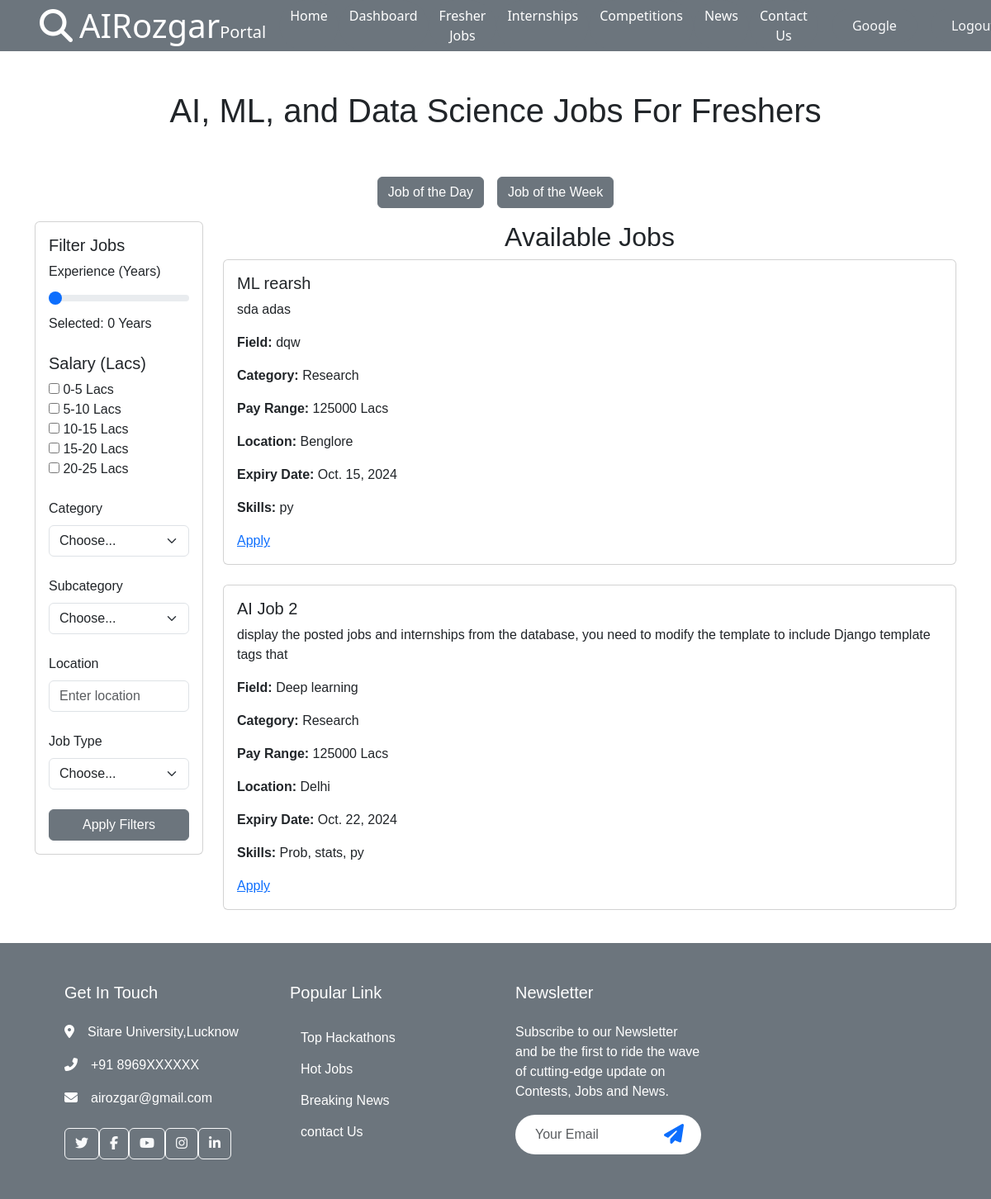
Page /job/ (signed in) on the earlier database version.
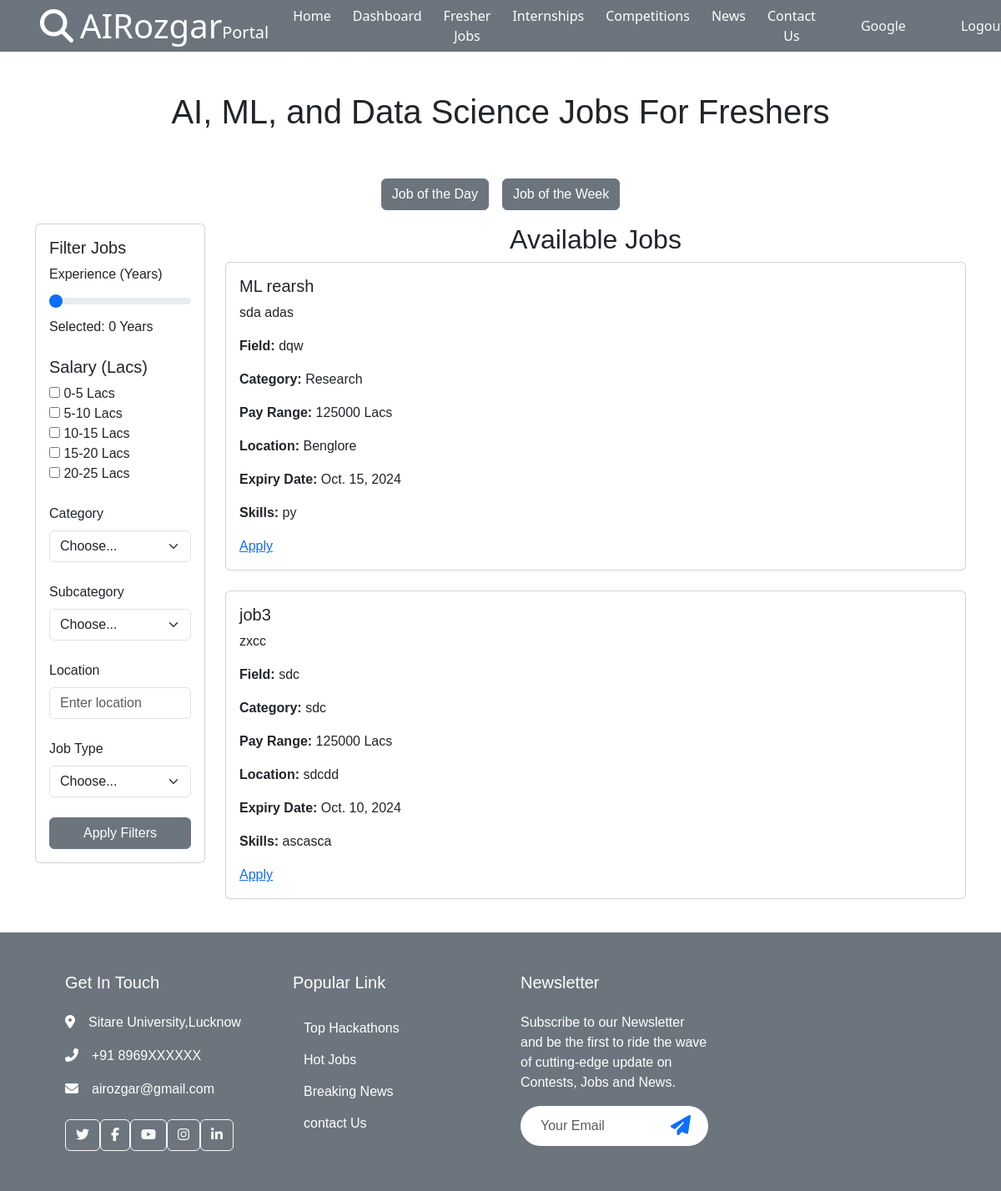
Same page on the later database version.
### home/models.py (models this page shows, shortened)
class Job(models.Model):
    company = models.ForeignKey(Company, on_delete=models.CASCADE)
    title = models.CharField(max_length=255, default='Job')
    description = models.TextField()
    field = models.CharField(max_length=255)
    category = models.CharField(max_length=255)
    pay_range = models.CharField(max_length=20)
    location = models.CharField(max_length=255)
    expiry_date = models.DateField()
    created_date = models.DateField(auto_now_add=True)
    skills = models.TextField()
    student_applied = models.JSONField()  # To store hashmap of students applied

### home/views.py (the view)
# urls.py: path('job/', job, name='job'),
@login_required(login_url="/login/")
def job(request):
    jobs = Job.objects.all()
    return render(request, 'job.html', {'jobs': jobs})

### home/templates/job.html (shortened to what this page needs)
{% extends 'base.html' %}
{% block start %}
<div class="container-xxl hero-header">
    <div class="container px-lg-5">
        <div class="row g-5 py-5">
            <div class="col-12 text-center">
                <h1>AI, ML, and Data Science Jobs For Freshers</h1>
            </div>
        </div>
    </div>
</div>
<div class="container-fluid">
    <div class="container">
        <div class="row">
            <div class="col-md-12 top-buttons text-center mb-3">
                <button class="btn btn-secondary mx-2">Job of the Day</button>
                <button class="btn btn-secondary mx-2">Job of the Week</button>
            </div>
        </div>
        <div class="row">
            <div class="col-md-3 filter-section">
                <div class="card">
                    <div class="card-body">
                        <h5 class="card-title">Filter Jobs</h5>
                        <div class="mb-4">
                            <label class="form-label">Experience (Years)</label>
                            <input type="range" class="form-range" min="0" max="25" value="0" id="experienceRange">
                            <p>Selected: <span id="experienceValue">0</span> Years</p>
                        </div>
                        <div class="mb-4">
                            <h5>Salary (Lacs)</h5>
                            <div>
                                <input type="checkbox" id="salary1" name="salary" value="0-5"> 0-5 Lacs<br>
                                <input type="checkbox" id="salary2" name="salary" value="5-10"> 5-10 Lacs<br>
                                <input type="checkbox" id="salary3" name="salary" value="10-15"> 10-15 Lacs<br>
                                <input type="checkbox" id="salary4" name="salary" value="15-20"> 15-20 Lacs<br>
                                <input type="checkbox" id="salary5" name="salary" value="20-25"> 20-25 Lacs<br>
                            </div>
                        </div>
                        <div class="mb-4">
                            <label for="category" class="form-label">Category</label>
                            <select id="category" class="form-select">
                                <option selected>Choose...</option>
                            </select>
                        </div>
                        <div class="mb-4">
                            <label for="subcategory" class="form-label">Subcategory</label>
                            <select id="subcategory" class="form-select">
                                <option selected>Choose...</option>
                            </select>
                        </div>
                        <div class="mb-4">
                            <label for="location" class="form-label">Location</label>
                            <input type="text" id="location" class="form-control" placeholder="Enter location">
                        </div>
                        <div class="mb-4">
                            <label for="job-type" class="form-label">Job Type</label>
                            <select id="job-type" class="form-select">
                                <option selected>Choose...</option>
                            </select>
                        </div>
                        <button class="btn btn-secondary w-100">Apply Filters</button>
                    </div>
                </div>
            </div>
            <div class="col-md-9 job-cards-section">
                <h2 class="text-center">Available Jobs</h2>
                <div class="row">
                    {% for job in jobs %}
                    <div class="col-md-12 mb-4">
                        <div class="card">
                            <div class="card-body">
                                <h5 class="card-title">{{ job.title }}</h5>
                                <p class="card-text">{{ job.description }}</p>
                                <p class="card-text"><strong>Field:</strong> {{ job.field }}</p>
                                <p class="card-text"><strong>Category:</strong> {{ job.category }}</p>
                                <p class="card-text"><strong>Pay Range:</strong> {{ job.pay_range }} Lacs</p>
                                <p class="card-text"><strong>Location:</strong> {{ job.location }}</p>
                                <p class="card-text"><strong>Expiry Date:</strong> {{ job.expiry_date }}</p>
                                <p class="card-text"><strong>Skills:</strong> {{ job.skills }}</p>
                                <a href="{% url 'apply_job' job.id %}">Apply</a>
                            </div>
                        </div>
                    </div>
                    {% empty %}
                    <div class="col-md-12">
                        <p>No jobs available at the moment.</p>
                    </div>
                    {% endfor %}
                </div>
            </div>
        </div>
    </div>
</div>
{% endblock %}

### home/templates/base.html (shortened to what this page needs)
<!DOCTYPE html>
<html lang="en">
<head>
  <link href="https://cdn.jsdelivr.net/npm/bootstrap@5.3.3/dist/css/bootstrap.min.css" rel="stylesheet"
>
  <link href="https://cdnjs.cloudflare.com/ajax/libs/font-awesome/6.6.0/css/all.min.css" rel="stylesheet">
  <link href="../static/css/style.css" rel="stylesheet">
</head>
<body>
  <nav class="navbar navbar-expand-lg bg-secondary px-4 px-lg-5 py-3 py-lg-0 sticky-top">
    <a href="" class="navbar-brand p-0">
      <h1 class="m-0 text-white"><i class="fas fa-search me-2"></i>AIRozgar<span class="fs-5">Portal</span></h1>
    </a>
    <div class="collapse navbar-collapse" id="navbarCollapse">
      <div class="navbar-nav ms-auto py-0">
        <a href="/" class="text-white nav-item btn btn-secondary text-light rounded-pill">Home</a>
        <a href="/student/" class="text-white nav-item btn btn-secondary text-light rounded-pill">Dashboard</a>
        <a href="/job/" class="text-white nav-item btn btn-secondary text-light rounded-pill">Fresher Jobs</a>
        <a href="/internship/" class="text-white nav-item btn btn-secondary text-light rounded-pill">Internships</a>
        <a href="/contest/" class="text-white nav-item btn btn-secondary text-light rounded-pill">Competitions</a>
        <a href="/news/" class="text-white nav-item btn btn-secondary text-light rounded-pill">News</a>
        <a href="/contact/" class="text-white nav-item btn btn-secondary text-light rounded-pill">Contact Us</a>
      </div>
      {% if request.user.is_authenticated %}
      <a href="#" class="btn btn-secondary text-light rounded-pill py-2 px-4 ms-3">{{request.user.first_name}}</a>
      <a href="/logout/" class="btn btn-secondary text-light rounded-pill py-2 px-4 ms-3">Logout</a>
      {% else %}
      <a href="/signup/" class="btn btn-secondary text-light rounded-pill py-2 px-4 ms-3">Sign Up</a>
      {% endif %}
    </div>
  </nav>
  {% block start %}
  {% endblock %}
  <div class="bg-secondary footer mt-3">
    <div class="container py-5 px-lg-5">
      <div class="row g-5">
        <div class="col-md-6 col-lg-3">
          <h5 class="text-white mb-4">Get In Touch</h5>
          <p class="text-white"><i class="fa fa-map-marker-alt me-3"></i>Sitare University,Lucknow</p>
          <p class="text-white"><i class="fa fa-phone-alt me-3"></i>+91 8969XXXXXX</p>
          <p class="text-white"><i class="fa fa-envelope me-3"></i>airozgar@gmail.com</p>
          <div class="d-flex pt-2">
            <a class="btn btn-outline-light btn-social" href=""><i class="fab fa-twitter"></i></a>
            <a class="btn btn-outline-light btn-social" href=""><i class="fab fa-facebook-f"></i></a>
            <a class="btn btn-outline-light btn-social" href=""><i class="fab fa-youtube"></i></a>
            <a class="btn btn-outline-light btn-social" href=""><i class="fab fa-instagram"></i></a>
            <a class="btn btn-outline-light btn-social" href=""><i class="fab fa-linkedin-in"></i></a>
          </div>
        </div>
        <div class="col-md-6 col-lg-3">
          <h5 class="text-white mb-4">Popular Link</h5>
          <a class="btn text-white" href="/contest/">Top Hackathons</a>
          <a class="btn text-white" href="/job/">Hot Jobs</a>
          <a class="btn text-white" href="/news/">Breaking News</a>
          <a class="btn text-white" href="/contact/">contact Us</a>
        </div>
        <div class="col-md-6 col-lg-3">
          <h5 class="text-white mb-4">Newsletter</h5>
          <p class="text-white ">
            Subscribe to our Newsletter and be the first to ride the wave of
            cutting-edge update on Contests, Jobs and News.
          </p>
          <div class="position-relative w-100 mt-3">
            <input class="form-control border-0 rounded-pill w-100 ps-4 pe-5" type="text" placeholder="Your Email"
              style="height: 48px;">
            <button type="button" class="btn shadow-none position-absolute top-0 end-0 mt-1 me-2"> <i
                class="fa fa-paper-plane text-primary fs-4"></i></button>
          </div>
        </div>
      </div>
    </div>
</body>
</html>

### home/static/css/style.css (style rules this page uses)
.container { font-family: Verdana, Geneva, Tahoma, sans-serif; }
.filter-section { width: 20%; }
.job-cards-section { width: 80%; }
.top-buttons { display: flex; justify-content: center; margin-bottom: 20px; }

Differences in the rows shown:
removed Job: title "AI Job 2", description "display the posted jobs and internships from the database, you need to modify the template to include Django template tags that", field "Deep learning", category "Research", pay_range "125000", location "Delhi", expiry_date "Oct. 22, 2024", skills "Prob, stats, py"
added Job: title "job3", description "zxcc", field "sdc", category "sdc", pay_range "125000", location "sdcdd", expiry_date "Oct. 10, 2024", skills "ascasca"
